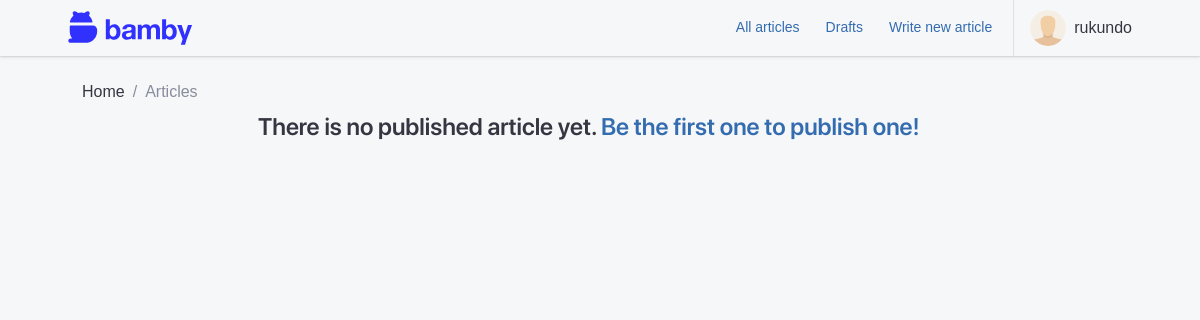
/articles/drafts/ (signed in), run on an earlier commit of the app's database.
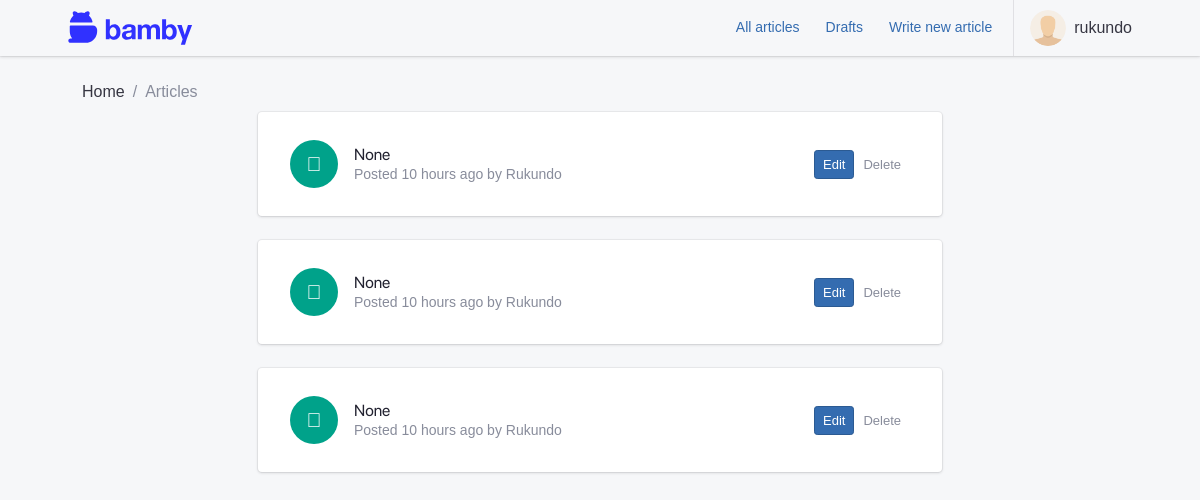
And on a later commit of the database.
### apps/blog/models.py (models this page shows, shortened)
class Article(models.Model):
    DRAFT = "D"
    PUBLISHED = "P"
    STATUS = ((DRAFT, _("Draft")), (PUBLISHED, _("Published")))
    uuid = models.UUIDField(unique=True, default=uuid.uuid4, editable=False)
    user = models.ForeignKey(
        settings.AUTH_USER_MODEL,
        null=True,
        related_name="author",
        on_delete=models.SET_NULL,
    )
    timestamp = models.DateTimeField(auto_now_add=True)
    title = models.CharField(max_length=255, null=True, unique=True)
    status = models.CharField(max_length=1, choices=STATUS, default=DRAFT)
    content = models.CharField(_("Content"), max_length=10000, blank=True)
    edited = models.BooleanField(default=False)
    objects = ArticleQuerySet.as_manager()
    class Meta:
        verbose_name = _("Article")
        verbose_name_plural = _("Articles")
        ordering = ("-timestamp",)

### apps/authentication/models.py (models this page shows, shortened)
class Profile(models.Model):
    user = models.OneToOneField(User, on_delete=models.CASCADE, verbose_name=_("user"))
    node_pubkey = models.CharField(max_length=80, unique=True, blank=True, null=True)
    class Meta:
        verbose_name = _("profile")
        verbose_name_plural = _("profiles")
        db_table = "auth_profile"
    def get_screen_name(self):
        try:
            if self.user.get_full_name():
                return self.user.get_full_name()
            else:
                return self.user.username
        except Exception:
            return self.user.username

### apps/blog/views.py (the view)
class DraftsListView(ArticlesListView):
    def get_queryset(self, **kwargs):
        return Article.objects.get_drafts()

### apps/blog/models.py (called while the page is built)
    def get_drafts(self):
        return self.filter(status="D")

### apps/blog/views.py (called while the page is built)
    def get_context_data(self, *args, **kwargs):
        context = super().get_context_data(*args, **kwargs)
        return context

### paywalled/templates/blog/article_list.html (shortened to what this page needs)
{% extends 'base.html' %}
{% load static i18n %}
{% load humanize %}
{% block content %}
<div class="container">
    <nav aria-label="breadcrumb">
        <ol class="breadcrumb">
            <li class="breadcrumb-item"><a href="/">{% trans 'Home' %}</a></li>
            <li class="breadcrumb-item active"><a href="{% url 'articles:list' %}">{% trans 'Articles' %}</a></li>
        </ol>
    </nav>
    <div class="row">
        <div class="col-md-8 mx-auto">
            <div class="list-group list-group-flush list-group-divider">
                {% for article in articles %}
                <div class="card mb-4">
                    <div class="card-body">
                        <div class="list-group-item">
                            <div class="list-group-item-figure">
                                <a href="{% url 'articles:article' article.uuid %}"
                                    class="tile tile-lg tile-circle bg-success">
                                    <i class="fas fa-bolt fa-fw"></i>
                                </a>
                            </div>
                            <div class="list-group-item-body">
                                <h4 class="list-group-item-title">
                                    <a href="{% url 'articles:article' article.uuid %}">{{ article.title|title }}</a>
                                </h4>
                                <p class="list-group-item-text">{% trans 'Posted' %} {{ article.timestamp|naturaltime }}
                                    by
                                    {{ article.user.profile.get_screen_name|title }} </p>
                            </div>
                            <div class="list-group-item-figure">
                                <a href="{% url 'articles:edit_article' article.pk %}"
                                    class="btn btn-sm btn-primary">Edit</a>
                                <a href="{% url 'articles:delete_article' article.pk %}"
                                    class="btn btn-sm btn-light">Delete</a>
                            </div>
                        </div>
                    </div>
                </div>
                {% empty %}
                <h4 class="no-data">{% trans 'There is no published article yet' %}. <a
                        href="{% url 'articles:write_new' %}">{% trans 'Be the first one to publish one' %}!</a></h4>
                {% endfor %}
            </div>
        </div>
    </div>
</div>
{% endblock content %}

What changed in the data, as far as the page shows it:
added Article: title "None", timestamp "10 hours ago", user.profile.get_screen_name "Rukundo"
added Article: title "None", timestamp "10 hours ago", user.profile.get_screen_name "Rukundo"
added Article: title "None", timestamp "10 hours ago", user.profile.get_screen_name "Rukundo"
Also different on the page:
text no longer shown: "There is no published article yet . Be the first one to publish one !"
